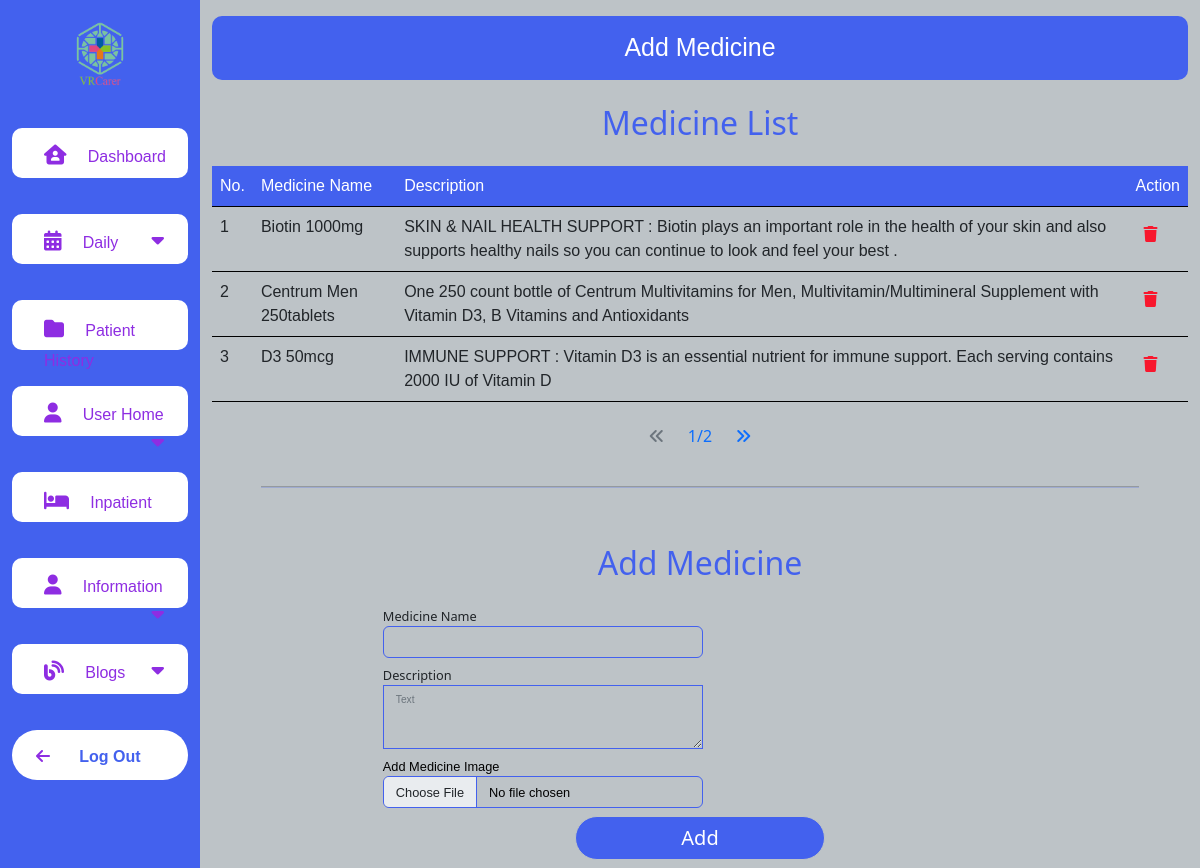
Screenshot of /vr_carer/admin/View/medicineAdd.php (signed in) with the database file from the repository.
### tables this page shows
CREATE TABLE `medicine` (
  `id` int(11) NOT NULL COMMENT 'medicine_id',
  `medicine_name` varchar(128) NOT NULL COMMENT 'medicine_name',
  `description` varchar(256) NOT NULL COMMENT 'medicine_description',
  `medicine_image` varchar(256) NOT NULL COMMENT 'medicine_image',
  `create_date` varchar(10) NOT NULL COMMENT 'create_date',
  `del_flg` int(11) NOT NULL DEFAULT 0
);

### vr_carer/admin/Controller/medicineInfoController.php (called while the page is built, shortened)
<?php
include "../Model/dbConnection.php";
$rowLimit = 3;
$page = (isset($_GET["page"])) ? $_GET["page"] : 1 ;
$startPage = ($page-1)*$rowLimit;
$sql = $pdo->prepare(
    "SELECT * FROM `medicine` WHERE del_flg != 1  LIMIT  $startPage,$rowLimit
    "
);
$sql->execute();
$medicineInfo = $sql->fetchAll(PDO::FETCH_ASSOC);
?>

### vr_carer/admin/View/medicineAdd.php (the view, shortened to what this page needs)
<?php
include("../Controller/medicineInfoController.php");
?>
<!DOCTYPE html>
<html lang="en">
<head>
    <link href="https://cdn.jsdelivr.net/npm/bootstrap@5.2.2/dist/css/bootstrap.min.css" rel="stylesheet" />
    <link rel="stylesheet" href="./resources/css/root.css?v=" <?= time() ?> />
</head>
<body>
    <div class="container-fluid">
        <div class="row flex-nowrap">
            <?php
            include("./common/nav.php")
            ?>
            <div class="data_box col-sm-9 col-md-8 col-xl-10 mt-3">
                <div class="header_wrapper bg_header ">
                    <div class="header_box">
                        <span class="navbar-brand ttl_admin" href="#">Add Medicine</span>
                    </div>
                </div>
                <section class="medicine_table">
                    <div class="input_set">
                        <h2 class="input_set_header my-4">Medicine List</h2>
                    </div>
                    <table class="table">
                        <thead class="table_bgcolor" id="table_header">
                            <tr>
                                <td>No.</td>
                                <td>Medicine Name</td>
                                <td>Description</td>
                                <td>Action</td>
                            </tr>
                        </thead>
                        <tbody>
                            <?php $number = ($page * $rowLimit) - ($rowLimit - 1) ?>
                            <?php foreach ($medicineInfo as $medicine) { ?>
                                <tr class="row_bdr">
                                    <td><?= $number++ ?></td>
                                    <td><?= $medicine["medicine_name"] ?></td>
                                    <td><?= $medicine["description"] ?></td>
                                    <td class="p-3">
                                        <a href="../Controller/medicineController.php?delId=<?= $medicine["id"] ?>" class="trash "><i class="fa-solid fa-trash"></i></a>
                                    </td>
                                </tr>
                            <?php
                            }
                            ?>
                        </tbody>
                    </table>
                    <?php
                    include "./common/pagination.php"
                    ?>
                    <hr />
                </section>
                <section class="add_medicine">
                    <form action="../Controller/medicineController.php" method="post" enctype="multipart/form-data">
                        <div class="input_set">
                            <h2 class="input_set_header my-4">Add Medicine</h2>
                            <div class="input_one mb-2">
                                <span class="input_set_text">Medicine Name</span>
                                <input type="text" name="name" class="common_input form-control" />
                            </div>
                            <div class="input_one mb-2">
                                <span class="input_set_text">Description</span>
                                <textarea class="common_input form-control text_area" name="description" placeholder="Text"></textarea>
                            </div>
                            <div class="input_one mb-2">
                                <span class="input_set_text add_file">Add Medicine Image</span>
                                <input type="file" name="medicineImg" class="form-control common_input " />
                            </div>
                            <div class=" mb-2  ">
                                <button type="submit" name="addMedicine" class="common_btn add_btn">Add</button>
                            </div>
                        </div>
                    </form>
                </section>
            </div>
        </div>
    </div>
</body>
</html>

### vr_carer/admin/View/resources/css/root.css (style rules this page uses)
:root { --primary_color: #bdc3c7; --secondary_color: #4361ee; --tertiary_color: #000000; }
:root { --first_color: #000000; --second_color: #ffffff; --third_color: #4361ee; --fourth_color: #ffc652; --fifth_color: #f8172d; --sixth_color: #8E2DE2 !important; }
:root { --primary_font: "Mulish", sans-serif; --secondary_font: "Archivo Narrow", sans-serif; }
:root { --extra_large: 5em; --large: 2.5em; --medium: 1.87em; --small: 1.56em; --extra_small: 1.25em; --extra_extra_small: 0.8em; }
body { background-color: var(--primary_color) !important; }
.trash { color: var(--fifth_color); }
.bg_header { background-color: var(--secondary_color) !important; border-radius: 10px !important; }
.header_wrapper { height: 4em; display: flex; justify-content: center; align-items: center; }
.ttl_admin { color: var(--second_color) !important; font-family: var(--primary_font) !important; font-size: var(--small) !important; }
.common_btn { position: relative; display: inline-block; width: 12.5em; padding: 0.3em 1em; border: 1px solid transparent; font-size: var(--extra_small); text-decoration: none; text-align: center; border-radius: 50px; font-weight: 400; }
.add_btn { border: 1px solid var(--primary_color); background-color: var(--secondary_color); color: var(--second_color); }
.common_input { width: 25em !important; height: 2.5em !important; border: 1px solid var(--secondary_color) !important; background-color: var(--primary_color) !important; color: var(--first_color) !important; font-family: var(--primary_font) !important; font-size: var(--extra_small) !important; font-weight: 400 !important; }
.text_area { height: 5em !important; }
.common_input::placeholder { color: var(--first_color); font-family: var(--primary_font); font-size: var(--extra_extra_small); }
.add_file { display: flex; align-items: center; color: var(--first_color); font-family: "Mulish", sans-serif; font-size: var(--extra_small); }
.table { font-family: var(--primary_font); font-size: var(--extra_small); }
.table_bgcolor { background-color: var(--secondary_color); border-bottom: 1px solid var(--first_color); }
tbody .row_bdr { font-size: var(--extra_extra_small); border-bottom: 1px solid var(--first_color) !important; }
.input_set_text { font-size: var(--extra_small); }
.input_set { display: flex; flex-direction: column; justify-content: center; align-items: center; width: 100%; }
.input_one { display: flex !important; justify-content: space-between !important; width: 65%; }
.input_set_header { color: var(--secondary_color); }
textarea { height: 5em !important; border-radius: 0 !important; }
@media only screen and (max-width: 1200px) { .common_input { width: 100%; height: 2em; font-weight: 300; font-size: var(--extra_extra_small) !important; } }
@media only screen and (max-width: 1200px) { .input_set_text { font-size: var(--extra_extra_small); } }
@media only screen and (max-width: 1200px) { .input_set { display: flex; flex-direction: column; justify-content: center; align-items: center; } }
@media only screen and (max-width: 1200px) { .input_one { display: flex; flex-direction: column; } }
hr { width: 90%; height: 0.125em; margin: 2em auto !important; border: 0px; background-color: var(--third_color); }
#table_header > tr > td { color: white; font-size: var(--extra_extra_small); }

### rows the page displays
medicine: medicine_name "Biotin 1000mg", description "SKIN & NAIL HEALTH SUPPORT : Biotin plays an important role in the health of your skin and also supports healthy nails so you can continue to look and feel your best ."
medicine: medicine_name "Centrum Men 250tablets", description "One 250 count bottle of Centrum Multivitamins for Men, Multivitamin/Multimineral Supplement with Vitamin D3, B Vitamins and Antioxidants"
medicine: medicine_name "D3 50mcg", description "IMMUNE SUPPORT : Vitamin D3 is an essential nutrient for immune support. Each serving contains 2000 IU of Vitamin D"

### other values shown
$page "1"
$totalPages "2"
